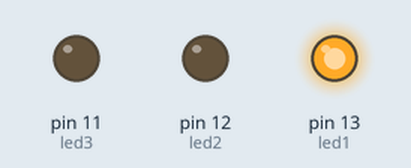
Recording of a sketch running on a simulated Arduino Uno, built with avr-gcc and run on an emulated ATmega328P. Parts: output pins drawn as LEDs (lit = HIGH).

Above: at 2.0 s.
At 5.0 s:
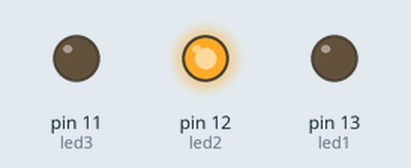
At 8.0 s:
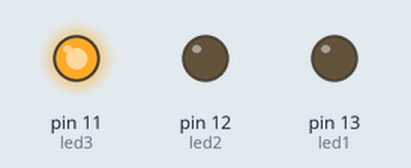
Timing chart, 0 to 13.0 s (numbered marks = the images above):
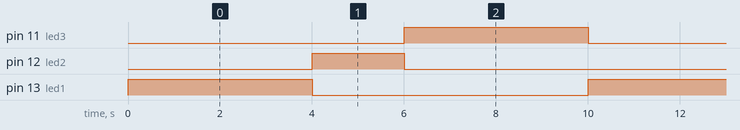

The sketch:

Semaforo.ino
```cpp
// Dichiarazione variabili pin digitali

int led1 = 13;
int led2 = 12;
int led3 = 11;

// Variabili time

int time1 = 4000;
int time2 = 2000;

// Setup

void setup() {

  // Assegnazione pin output

  pinMode(led1, OUTPUT);
  pinMode(led2, OUTPUT);
  pinMode(led3, OUTPUT);

}

// Loop

void loop() {

  // Accensione faro verde

  digitalWrite(led1, HIGH);
  digitalWrite(led2, LOW);
  digitalWrite(led3, LOW);

  delay(time1);

  // Accensione faro giallo

  digitalWrite(led1, LOW);
  digitalWrite(led2, HIGH);
  digitalWrite(led3, LOW);

  delay(time2);

  // Accensione faro rosso

  digitalWrite(led1, LOW);
  digitalWrite(led2, LOW);
  digitalWrite(led3, HIGH);

  delay(time1);

}
```

Measured:
- by itself, pin 11 (led3), pin 13 (led1): alternates HIGH for 4.0 s and LOW for 6.0 s
- by itself, pin 12 (led2): alternates HIGH for 2.0 s and LOW for 8.0 s
- by itself, everything shown: repeats every 10.0 s, in 3 steps
